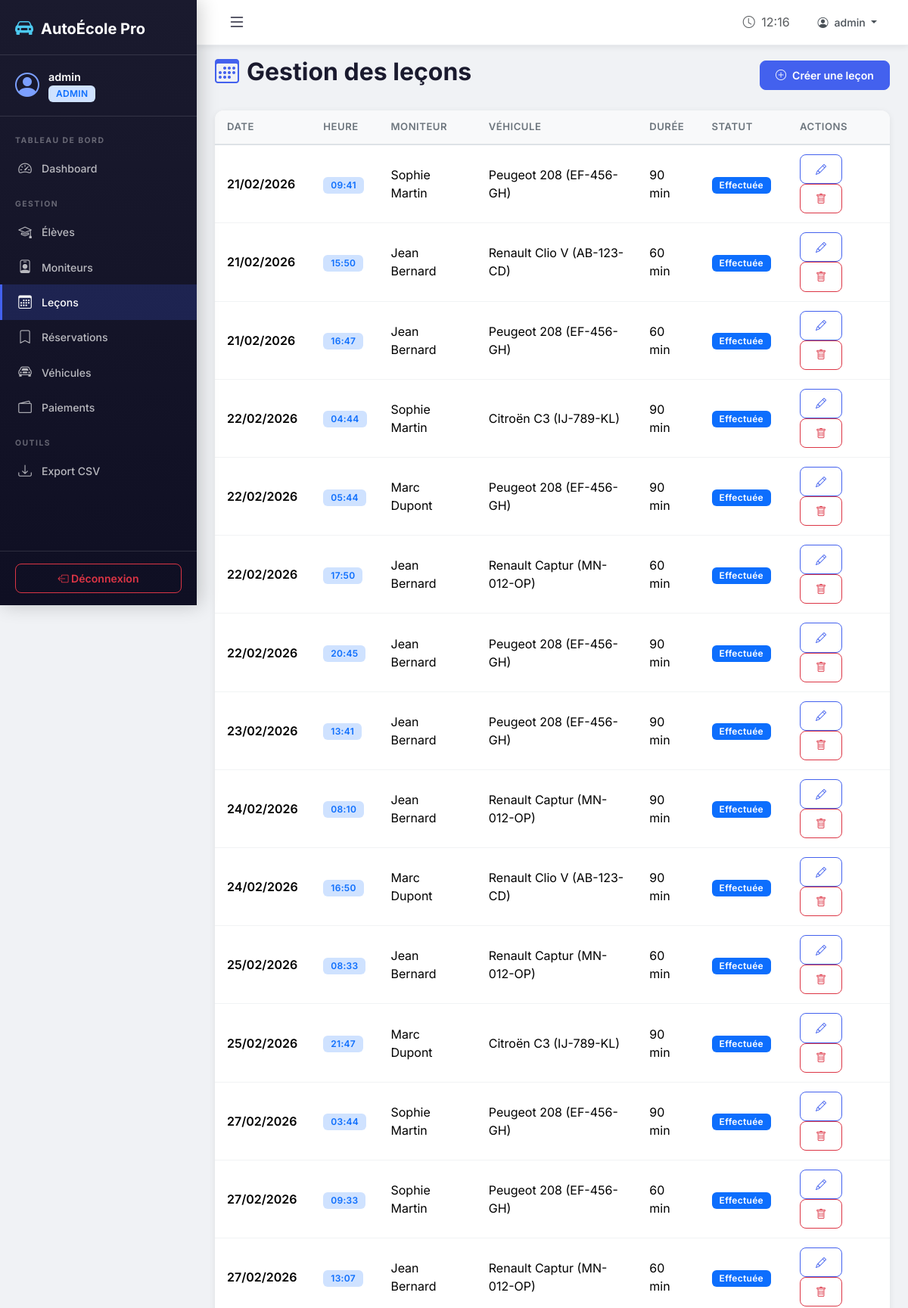
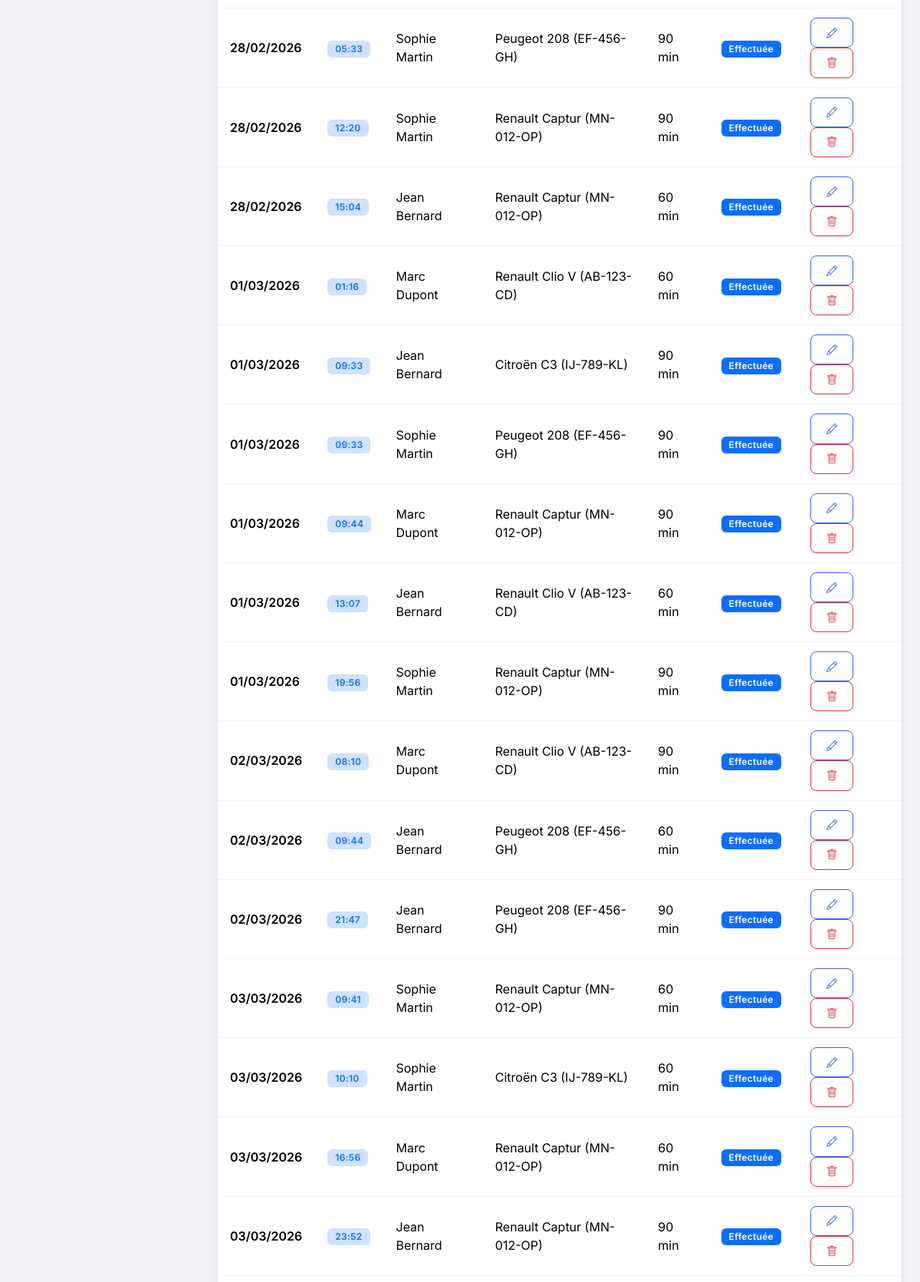
The page /gestion/lecons/ (signed in, upper part) on the database its author committed (2 pictures, top to bottom).
### ecole/models.py (models this page shows, shortened)
class Lesson(models.Model):
    STATUT_CHOICES = [
        ('disponible', 'Disponible'),
        ('complete', 'Complète'),
        ('effectuee', 'Effectuée'),
        ('annulee', 'Annulée'),
    ]
    moniteur = models.ForeignKey(User, on_delete=models.CASCADE, related_name='lessons_moniteur',
                                  limit_choices_to={'profile__role': 'moniteur'})
    vehicule = models.ForeignKey(Vehicle, on_delete=models.SET_NULL, null=True, blank=True)
    date_heure = models.DateTimeField(verbose_name="Date et heure")
    duree = models.IntegerField(default=60, verbose_name="Durée (minutes)",
                                 help_text="Durée de la leçon en minutes")
    statut = models.CharField(max_length=15, choices=STATUT_CHOICES, default='disponible')
    notes = models.TextField(blank=True, null=True, verbose_name="Notes d'évaluation")
    created_at = models.DateTimeField(auto_now_add=True)
    class Meta:
        verbose_name = "Leçon"
        verbose_name_plural = "Leçons"
        ordering = ['date_heure']

class Vehicle(models.Model):
    immatriculation = models.CharField(max_length=20, unique=True)
    marque = models.CharField(max_length=50)
    modele = models.CharField(max_length=50, verbose_name="Modèle")
    annee = models.IntegerField(verbose_name="Année")
    actif = models.BooleanField(default=True)
    class Meta:
        verbose_name = "Véhicule"
        verbose_name_plural = "Véhicules"
        ordering = ['marque', 'modele']
    def __str__(self):
        return f"{self.marque} {self.modele} ({self.immatriculation})"

### ecole/views.py (the view)
# urls.py: path('gestion/lecons/', views.admin_lecons, name='admin_lecons'),
@login_required
@admin_required
def admin_lecons(request):
    lecons = Lesson.objects.all().select_related('moniteur', 'vehicule')
    return render(request, 'admin_panel/lecons.html', {'lecons': lecons})

### ecole/templates/admin_panel/lecons.html (shortened to what this page needs)
{% extends 'base.html' %}
{% block content %}
<div class="page-header d-flex justify-content-between align-items-center flex-wrap">
    <h2><i class="bi bi-calendar3"></i> Gestion des leçons</h2>
    <a href="{% url 'admin_lecon_creer' %}" class="btn btn-primary"><i class="bi bi-plus-circle me-2"></i>Créer une leçon</a>
</div>
<div class="card">
    <div class="card-body p-0">
        {% if lecons %}
        <div class="table-responsive">
            <table class="table mb-0">
                <thead>
                    <tr><th>Date</th><th>Heure</th><th>Moniteur</th><th>Véhicule</th><th>Durée</th><th>Statut</th><th>Actions</th></tr>
                </thead>
                <tbody>
                    {% for l in lecons %}
                    <tr>
                        <td class="fw-semibold">{{ l.date_heure|date:"d/m/Y" }}</td>
                        <td><span class="badge bg-primary-subtle text-primary">{{ l.date_heure|date:"H:i" }}</span></td>
                        <td>{{ l.moniteur.get_full_name }}</td>
                        <td>{{ l.vehicule|default:"—" }}</td>
                        <td>{{ l.duree }} min</td>
                        <td>
                            {% if l.statut == 'disponible' %}<span class="badge bg-success">Disponible</span>
                            {% elif l.statut == 'complete' %}<span class="badge bg-info">Réservée</span>
                            {% elif l.statut == 'effectuee' %}<span class="badge bg-primary">Effectuée</span>
                            {% else %}<span class="badge bg-danger">Annulée</span>{% endif %}
                        </td>
                        <td>
                            <a href="{% url 'admin_lecon_modifier' l.id %}" class="btn btn-sm btn-outline-primary"><i class="bi bi-pencil"></i></a>
                            <a href="{% url 'admin_lecon_supprimer' l.id %}" class="btn btn-sm btn-outline-danger"><i class="bi bi-trash"></i></a>
                        </td>
                    </tr>
                    {% endfor %}
                </tbody>
            </table>
        </div>
        {% else %}
        <div class="empty-state py-4">
            <i class="bi bi-calendar-x"></i>
            <h5>Aucune leçon</h5>
            <a href="{% url 'admin_lecon_creer' %}" class="btn btn-primary mt-2">Créer une leçon</a>
        </div>
        {% endif %}
    </div>
</div>
{% endblock %}

### ecole/templates/base.html (shortened to what this page needs)
{% load static %}
<!DOCTYPE html>
<html lang="fr" data-bs-theme="light">
<head>
    <link href="https://cdn.jsdelivr.net/npm/bootstrap@5.3.2/dist/css/bootstrap.min.css" rel="stylesheet">
    <link href="https://cdn.jsdelivr.net/npm/bootstrap-icons@1.11.2/font/bootstrap-icons.css" rel="stylesheet">
    <link href="{% static 'css/style.css' %}" rel="stylesheet">
</head>
<body>
    {% if user.is_authenticated and request.resolver_match.url_name != 'index' %}
    <div class="d-flex" id="wrapper">
        <nav class="sidebar" id="sidebar">
            <div class="sidebar-header">
                <a href="{% url 'index' %}" class="sidebar-brand">
                    <i class="bi bi-car-front-fill"></i>
                    <span>AutoÉcole Pro</span>
                </a>
            </div>
            <div class="sidebar-user">
                <div class="user-avatar">
                    <i class="bi bi-person-circle"></i>
                </div>
                <div class="user-info">
                    <span class="user-name">{{ user.get_full_name|default:user.username }}</span>
                    <span class="user-role badge bg-primary-subtle text-primary">
                        {% if user.profile.role == 'eleve' %}Élève
                        {% elif user.profile.role == 'moniteur' %}Moniteur
                        {% else %}Admin{% endif %}
                    </span>
                </div>
            </div>
            <ul class="sidebar-nav">
                {% if user.profile.role == 'eleve' %}
                <li class="nav-section">NAVIGATION</li>
                <li><a href="{% url 'eleve_dashboard' %}" class="{% if request.resolver_match.url_name == 'eleve_dashboard' %}active{% endif %}"><i class="bi bi-speedometer2"></i> Tableau de bord</a></li>
                <li><a href="{% url 'eleve_lecons' %}" class="{% if request.resolver_match.url_name == 'eleve_lecons' %}active{% endif %}"><i class="bi bi-calendar-plus"></i> Leçons disponibles</a></li>
                <li><a href="{% url 'eleve_reservations' %}" class="{% if request.resolver_match.url_name == 'eleve_reservations' %}active{% endif %}"><i class="bi bi-bookmark-check"></i> Mes réservations</a></li>
                <li><a href="{% url 'eleve_historique' %}" class="{% if request.resolver_match.url_name == 'eleve_historique' %}active{% endif %}"><i class="bi bi-clock-history"></i> Historique</a></li>
                <li><a href="{% url 'eleve_paiements' %}" class="{% if request.resolver_match.url_name == 'eleve_paiements' %}active{% endif %}"><i class="bi bi-credit-card"></i> Paiements</a></li>
                <li class="nav-section">PRÉPARATION</li>
                <li><a href="{% url 'eleve_documents' %}" class="{% if 'documents' in request.resolver_match.url_name %}active{% endif %}"><i class="bi bi-file-earmark-person"></i> Mes documents</a></li>
                <li><a href="{% url 'eleve_cours' %}" class="{% if 'cours' in request.resolver_match.url_name %}active{% endif %}"><i class="bi bi-book"></i> Cours de code</a></li>
                <li><a href="{% url 'eleve_quiz' %}" class="{% if request.resolver_match.url_name == 'eleve_quiz' %}active{% endif %}"><i class="bi bi-question-circle"></i> Quiz Code</a></li>
                <li class="nav-section">COMPTE</li>
                <li><a href="{% url 'eleve_profil' %}" class="{% if request.resolver_match.url_name == 'eleve_profil' %}active{% endif %}"><i class="bi bi-person"></i> Mon profil</a></li>
                {% else %}
                <li class="nav-section">TABLEAU DE BORD</li>
                <li><a href="{% url 'admin_dashboard' %}" class="{% if request.resolver_match.url_name == 'admin_dashboard' %}active{% endif %}"><i class="bi bi-speedometer2"></i> Dashboard</a></li>
                <li class="nav-section">GESTION</li>
                <li><a href="{% url 'admin_eleves' %}" class="{% if 'eleve' in request.resolver_match.url_name %}active{% endif %}"><i class="bi bi-mortarboard"></i> Élèves</a></li>
                <li><a href="{% url 'admin_moniteurs' %}" class="{% if 'moniteur' in request.resolver_match.url_name %}active{% endif %}"><i class="bi bi-person-badge"></i> Moniteurs</a></li>
                <li><a href="{% url 'admin_lecons' %}" class="{% if 'lecon' in request.resolver_match.url_name %}active{% endif %}"><i class="bi bi-calendar3"></i> Leçons</a></li>
                <li><a href="{% url 'admin_reservations' %}" class="{% if 'reservation' in request.resolver_match.url_name %}active{% endif %}"><i class="bi bi-bookmark"></i> Réservations</a></li>
                <li><a href="{% url 'admin_vehicules' %}" class="{% if 'vehicule' in request.resolver_match.url_name %}active{% endif %}"><i class="bi bi-car-front"></i> Véhicules</a></li>
                <li><a href="{% url 'admin_paiements' %}" class="{% if 'paiement' in request.resolver_match.url_name %}active{% endif %}"><i class="bi bi-wallet2"></i> Paiements</a></li>
                <li class="nav-section">OUTILS</li>
                <li><a href="{% url 'admin_export_eleves_csv' %}"><i class="bi bi-download"></i> Export CSV</a></li>
                {% endif %}
            </ul>
            <div class="sidebar-footer">
                <a href="{% url 'deconnexion' %}" class="btn btn-outline-danger btn-sm w-100">
                    <i class="bi bi-box-arrow-left"></i> Déconnexion
                </a>
            </div>
        </nav>
        <div class="main-content" id="main-content">
            <nav class="topbar">
                <button class="btn btn-link sidebar-toggle" id="sidebarToggle">
                    <i class="bi bi-list fs-4"></i>
                </button>
                <div class="topbar-right">
                    <span class="text-muted me-3">
                        <i class="bi bi-clock me-1"></i>
                        <span id="current-time"></span>
                    </span>
                    <div class="dropdown">
                        <button class="btn btn-link dropdown-toggle" data-bs-toggle="dropdown">
                            <i class="bi bi-person-circle me-1"></i>
                            {{ user.get_full_name|default:user.username }}
                        </button>
                    </div>
                </div>
            </nav>
            <div class="container-fluid px-4 py-3">
                {% block content %}{% endblock %}
            </div>
        </div>
    </div>
    {% endif %}
</body>
</html>

### static/css/style.css (style rules this page uses)
:root { --primary: #4361ee; --primary-dark: #3a0ca3; --primary-light: #7b9fff; --secondary: #f72585; --accent: #4cc9f0; --success: #06d6a0; --warning: #ffd166; --danger: #ef476f; --dark: #1a1a2e; --darker: #0f0f23; --sidebar-width: 260px; --topbar-height: 60px; --glass-bg: rgba(255, 255, 255, 0.08); --glass-border: rgba(255, 255, 255, 0.12); --shadow-sm: 0 2px 8px rgba(0, 0, 0, 0.08); --shadow-md: 0 4px 20px rgba(0, 0, 0, 0.12); --shadow-lg: 0 8px 40px rgba(0, 0, 0, 0.16); --radius: 12px; --radius-sm: 8px; --transition: all 0.3s cubic-bezier(0.4, 0, 0.2, 1); }
* { box-sizing: border-box; }
body { font-family: 'Inter', -apple-system, sans-serif; background: #f0f2f5; color: #2d3436; min-height: 100vh; overflow-x: hidden; }
.sidebar { width: var(--sidebar-width); min-height: 100vh; background: linear-gradient(180deg, var(--dark) 0%, var(--darker) 100%); position: fixed; top: 0; left: 0; z-index: 1000; transition: var(--transition); display: flex; flex-direction: column; box-shadow: 4px 0 24px rgba(0, 0, 0, 0.2); }
.sidebar-header { padding: 20px 20px 16px; border-bottom: 1px solid var(--glass-border); }
.sidebar-brand { color: white; text-decoration: none; font-size: 1.25rem; font-weight: 700; display: flex; align-items: center; gap: 10px; }
.sidebar-brand i { font-size: 1.5rem; color: var(--accent); }
.sidebar-user { padding: 16px 20px; display: flex; align-items: center; gap: 12px; border-bottom: 1px solid var(--glass-border); }
.user-avatar i { font-size: 2rem; color: var(--primary-light); }
.user-info { display: flex; flex-direction: column; }
.user-name { color: white; font-weight: 600; font-size: 0.9rem; }
.user-role { font-size: 0.7rem; text-transform: uppercase; letter-spacing: 0.5px; }
.sidebar-nav { list-style: none; padding: 8px 0; margin: 0; flex-grow: 1; overflow-y: auto; }
.sidebar-nav .nav-section { color: rgba(255, 255, 255, 0.35); font-size: 0.65rem; font-weight: 700; letter-spacing: 1.5px; text-transform: uppercase; padding: 16px 20px 6px; }
.sidebar-nav a { display: flex; align-items: center; gap: 12px; padding: 10px 20px; color: rgba(255, 255, 255, 0.7); text-decoration: none; font-size: 0.88rem; font-weight: 500; transition: var(--transition); border-left: 3px solid transparent; }
.sidebar-nav a.active { color: white; background: rgba(67, 97, 238, 0.2); border-left-color: var(--primary); }
.sidebar-nav a i { font-size: 1.1rem; width: 20px; text-align: center; }
.sidebar-footer { padding: 16px 20px; border-top: 1px solid var(--glass-border); }
.main-content { margin-left: var(--sidebar-width); min-height: 100vh; transition: var(--transition); background: #f0f2f5; }
.topbar { height: var(--topbar-height); background: white; border-bottom: 1px solid #e9ecef; display: flex; align-items: center; justify-content: space-between; padding: 0 20px; position: sticky; top: 0; z-index: 999; box-shadow: var(--shadow-sm); }
.sidebar-toggle { color: var(--dark); text-decoration: none; }
.topbar-right { display: flex; align-items: center; }
.topbar-right .btn-link { color: #495057; text-decoration: none; font-weight: 500; }
.card { border: none; border-radius: var(--radius); box-shadow: var(--shadow-sm); transition: var(--transition); overflow: hidden; }
.table { border-collapse: separate; border-spacing: 0; }
.table thead th { background: #f8f9fa; border-bottom: 2px solid #dee2e6; font-weight: 600; font-size: 0.82rem; text-transform: uppercase; letter-spacing: 0.5px; color: #6c757d; padding: 12px 16px; }
.table tbody td { padding: 12px 16px; vertical-align: middle; border-bottom: 1px solid #f1f3f4; }
.table tbody tr { transition: background 0.2s; }
.badge { font-weight: 600; letter-spacing: 0.3px; padding: 5px 10px; border-radius: 6px; font-size: 0.75rem; }
.btn { border-radius: var(--radius-sm); font-weight: 600; font-size: 0.88rem; padding: 8px 20px; transition: var(--transition); }
.btn-primary { background: var(--primary); border-color: var(--primary); }
.btn-outline-primary { color: var(--primary); border-color: var(--primary); }
.page-header { margin-bottom: 24px; }
.page-header h2 { font-weight: 700; color: var(--dark); display: flex; align-items: center; gap: 10px; }
.page-header h2 i { color: var(--primary); }

### rows shown on the page
Lesson: date_heure "21/02/2026", date_heure "09:41", moniteur.get_full_name "Sophie Martin", vehicule "Peugeot 208 (EF-456-GH)", duree "90", statut "Effectuée"
Lesson: date_heure "21/02/2026", date_heure "15:50", moniteur.get_full_name "Jean Bernard", vehicule "Renault Clio V (AB-123-CD)", duree "60", statut "Effectuée"
Lesson: date_heure "21/02/2026", date_heure "16:47", moniteur.get_full_name "Jean Bernard", vehicule "Peugeot 208 (EF-456-GH)", duree "60", statut "Effectuée"
Lesson: date_heure "22/02/2026", date_heure "04:44", moniteur.get_full_name "Sophie Martin", vehicule "Citroën C3 (IJ-789-KL)", duree "90", statut "Effectuée"
Lesson: date_heure "22/02/2026", date_heure "05:44", moniteur.get_full_name "Marc Dupont", vehicule "Peugeot 208 (EF-456-GH)", duree "90", statut "Effectuée"
Lesson: date_heure "22/02/2026", date_heure "17:50", moniteur.get_full_name "Jean Bernard", vehicule "Renault Captur (MN-012-OP)", duree "60", statut "Effectuée"
Lesson: date_heure "22/02/2026", date_heure "20:45", moniteur.get_full_name "Jean Bernard", vehicule "Peugeot 208 (EF-456-GH)", duree "90", statut "Effectuée"
Lesson: date_heure "23/02/2026", date_heure "13:41", moniteur.get_full_name "Jean Bernard", vehicule "Peugeot 208 (EF-456-GH)", duree "90", statut "Effectuée"
Lesson: date_heure "24/02/2026", date_heure "08:10", moniteur.get_full_name "Jean Bernard", vehicule "Renault Captur (MN-012-OP)", duree "90", statut "Effectuée"
Lesson: date_heure "24/02/2026", date_heure "16:50", moniteur.get_full_name "Marc Dupont", vehicule "Renault Clio V (AB-123-CD)", duree "90", statut "Effectuée"
Lesson: date_heure "25/02/2026", date_heure "08:33", moniteur.get_full_name "Jean Bernard", vehicule "Renault Captur (MN-012-OP)", duree "60", statut "Effectuée"
Lesson: date_heure "25/02/2026", date_heure "21:47", moniteur.get_full_name "Marc Dupont", vehicule "Citroën C3 (IJ-789-KL)", duree "90", statut "Effectuée"
Lesson: date_heure "27/02/2026", date_heure "03:44", moniteur.get_full_name "Sophie Martin", vehicule "Peugeot 208 (EF-456-GH)", duree "90", statut "Effectuée"
Lesson: date_heure "27/02/2026", date_heure "09:33", moniteur.get_full_name "Sophie Martin", vehicule "Peugeot 208 (EF-456-GH)", duree "60", statut "Effectuée"
Lesson: date_heure "27/02/2026", date_heure "13:07", moniteur.get_full_name "Jean Bernard", vehicule "Renault Captur (MN-012-OP)", duree "60", statut "Effectuée"
Lesson: date_heure "28/02/2026", date_heure "05:33", moniteur.get_full_name "Sophie Martin", vehicule "Peugeot 208 (EF-456-GH)", duree "90", statut "Effectuée"
Lesson: date_heure "28/02/2026", date_heure "12:20", moniteur.get_full_name "Sophie Martin", vehicule "Renault Captur (MN-012-OP)", duree "90", statut "Effectuée"
Lesson: date_heure "28/02/2026", date_heure "15:04", moniteur.get_full_name "Jean Bernard", vehicule "Renault Captur (MN-012-OP)", duree "60", statut "Effectuée"
Lesson: date_heure "01/03/2026", date_heure "01:16", moniteur.get_full_name "Marc Dupont", vehicule "Renault Clio V (AB-123-CD)", duree "60", statut "Effectuée"
Lesson: date_heure "01/03/2026", date_heure "09:33", moniteur.get_full_name "Jean Bernard", vehicule "Citroën C3 (IJ-789-KL)", duree "90", statut "Effectuée"
Lesson: date_heure "01/03/2026", date_heure "09:33", moniteur.get_full_name "Sophie Martin", vehicule "Peugeot 208 (EF-456-GH)", duree "90", statut "Effectuée"
Lesson: date_heure "01/03/2026", date_heure "09:44", moniteur.get_full_name "Marc Dupont", vehicule "Renault Captur (MN-012-OP)", duree "90", statut "Effectuée"
Lesson: date_heure "01/03/2026", date_heure "13:07", moniteur.get_full_name "Jean Bernard", vehicule "Renault Clio V (AB-123-CD)", duree "60", statut "Effectuée"
Lesson: date_heure "01/03/2026", date_heure "19:56", moniteur.get_full_name "Sophie Martin", vehicule "Renault Captur (MN-012-OP)", duree "90", statut "Effectuée"
Lesson: date_heure "02/03/2026", date_heure "08:10", moniteur.get_full_name "Marc Dupont", vehicule "Renault Clio V (AB-123-CD)", duree "90", statut "Effectuée"
Lesson: date_heure "02/03/2026", date_heure "09:44", moniteur.get_full_name "Jean Bernard", vehicule "Peugeot 208 (EF-456-GH)", duree "60", statut "Effectuée"
Lesson: date_heure "02/03/2026", date_heure "21:47", moniteur.get_full_name "Jean Bernard", vehicule "Peugeot 208 (EF-456-GH)", duree "90", statut "Effectuée"
Lesson: date_heure "03/03/2026", date_heure "09:41", moniteur.get_full_name "Sophie Martin", vehicule "Renault Captur (MN-012-OP)", duree "60", statut "Effectuée"
Lesson: date_heure "03/03/2026", date_heure "10:10", moniteur.get_full_name "Sophie Martin", vehicule "Citroën C3 (IJ-789-KL)", duree "60", statut "Effectuée"
Lesson: date_heure "03/03/2026", date_heure "16:56", moniteur.get_full_name "Marc Dupont", vehicule "Renault Captur (MN-012-OP)", duree "60", statut "Effectuée"
Lesson: date_heure "03/03/2026", date_heure "23:52", moniteur.get_full_name "Jean Bernard", vehicule "Renault Captur (MN-012-OP)", duree "90", statut "Effectuée"

### other values the page prints
{{ user.get_full_name|default:user.username }} "admin"
